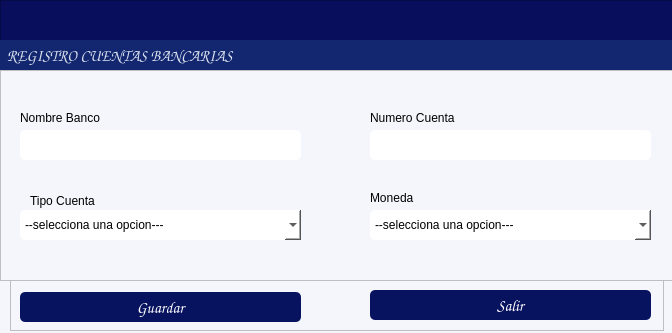
<?xml version="1.0" encoding="UTF-8"?>
<ui version="4.0">
 <class>formClientes</class>
 <widget class="QDialog" name="formClientes">
  <property name="windowModality">
   <enum>Qt::WindowModality::ApplicationModal</enum>
  </property>
  <property name="geometry">
   <rect>
    <x>0</x>
    <y>0</y>
    <width>672</width>
    <height>333</height>
   </rect>
  </property>
  <property name="windowTitle">
   <string/>
  </property>
  <property name="styleSheet">
   <string notr="true">background-color: rgb(245, 245, 252);</string>
  </property>
  <widget class="QFrame" name="frame">
   <property name="geometry">
    <rect>
     <x>0</x>
     <y>0</y>
     <width>681</width>
     <height>71</height>
    </rect>
   </property>
   <property name="maximumSize">
    <size>
     <width>16777215</width>
     <height>16777215</height>
    </size>
   </property>
   <property name="styleSheet">
    <string notr="true">background-color: rgb(8, 14, 91);</string>
   </property>
   <property name="frameShape">
    <enum>QFrame::Shape::StyledPanel</enum>
   </property>
   <property name="frameShadow">
    <enum>QFrame::Shadow::Raised</enum>
   </property>
   <widget class="QLabel" name="label_6">
    <property name="geometry">
     <rect>
      <x>0</x>
      <y>40</y>
      <width>832</width>
      <height>31</height>
     </rect>
    </property>
    <property name="font">
     <font>
      <family>Comic Sans MS</family>
      <pointsize>12</pointsize>
      <bold>true</bold>
     </font>
    </property>
    <property name="styleSheet">
     <string notr="true">color: rgb(255, 255, 255);
background-color: rgb(19, 39, 113);
color: rgb(255, 78, 2);
color: rgb(216, 224, 236);</string>
    </property>
    <property name="text">
     <string>  REGISTRO CUENTAS BANCARIAS</string>
    </property>
    <property name="alignment">
     <set>Qt::AlignmentFlag::AlignLeading|Qt::AlignmentFlag::AlignLeft|Qt::AlignmentFlag::AlignVCenter</set>
    </property>
   </widget>
  </widget>
  <widget class="QFrame" name="frame_2">
   <property name="geometry">
    <rect>
     <x>0</x>
     <y>70</y>
     <width>681</width>
     <height>211</height>
    </rect>
   </property>
   <property name="maximumSize">
    <size>
     <width>16777215</width>
     <height>500</height>
    </size>
   </property>
   <property name="styleSheet">
    <string notr="true">background-color: rgb(255, 255, 255);
background-color: rgb(245, 245, 252);</string>
   </property>
   <property name="frameShape">
    <enum>QFrame::Shape::StyledPanel</enum>
   </property>
   <property name="frameShadow">
    <enum>QFrame::Shadow::Raised</enum>
   </property>
   <widget class="QLineEdit" name="txtNombreBanco">
    <property name="geometry">
     <rect>
      <x>20</x>
      <y>60</y>
      <width>281</width>
      <height>30</height>
     </rect>
    </property>
    <property name="styleSheet">
     <string notr="true">background-color: rgb(255, 255, 255);
border-radius:5px;</string>
    </property>
    <property name="alignment">
     <set>Qt::AlignmentFlag::AlignBottom|Qt::AlignmentFlag::AlignLeading|Qt::AlignmentFlag::AlignLeft</set>
    </property>
   </widget>
   <widget class="QLabel" name="label_5">
    <property name="geometry">
     <rect>
      <x>30</x>
      <y>120</y>
      <width>81</width>
      <height>21</height>
     </rect>
    </property>
    <property name="text">
     <string>Tipo Cuenta</string>
    </property>
   </widget>
   <widget class="QLabel" name="label_9">
    <property name="geometry">
     <rect>
      <x>370</x>
      <y>120</y>
      <width>111</width>
      <height>16</height>
     </rect>
    </property>
    <property name="text">
     <string>Moneda</string>
    </property>
   </widget>
   <widget class="QLineEdit" name="txtNumCta">
    <property name="geometry">
     <rect>
      <x>370</x>
      <y>60</y>
      <width>281</width>
      <height>30</height>
     </rect>
    </property>
    <property name="styleSheet">
     <string notr="true">background-color: rgb(255, 255, 255);
border-radius:5px;
</string>
    </property>
    <property name="alignment">
     <set>Qt::AlignmentFlag::AlignBottom|Qt::AlignmentFlag::AlignLeading|Qt::AlignmentFlag::AlignLeft</set>
    </property>
   </widget>
   <widget class="QLabel" name="label_10">
    <property name="geometry">
     <rect>
      <x>20</x>
      <y>40</y>
      <width>111</width>
      <height>16</height>
     </rect>
    </property>
    <property name="text">
     <string>Nombre Banco</string>
    </property>
   </widget>
   <widget class="QLabel" name="label_11">
    <property name="geometry">
     <rect>
      <x>370</x>
      <y>40</y>
      <width>101</width>
      <height>16</height>
     </rect>
    </property>
    <property name="text">
     <string>Numero Cuenta</string>
    </property>
   </widget>
   <widget class="QComboBox" name="cmbTipoCta">
    <property name="geometry">
     <rect>
      <x>20</x>
      <y>140</y>
      <width>281</width>
      <height>30</height>
     </rect>
    </property>
    <property name="styleSheet">
     <string notr="true">background-color: rgb(255, 255, 255);
border-radius:5px;</string>
    </property>
    <item>
     <property name="text">
      <string>--selecciona una opcion---</string>
     </property>
    </item>
    <item>
     <property name="text">
      <string>Principal</string>
     </property>
    </item>
    <item>
     <property name="text">
      <string>Inversion</string>
     </property>
    </item>
    <item>
     <property name="text">
      <string>Ahorro</string>
     </property>
    </item>
   </widget>
   <widget class="QComboBox" name="cmbTipoMoneda">
    <property name="geometry">
     <rect>
      <x>370</x>
      <y>140</y>
      <width>281</width>
      <height>30</height>
     </rect>
    </property>
    <property name="styleSheet">
     <string notr="true">background-color: rgb(255, 255, 255);
border-radius:5px;</string>
    </property>
    <item>
     <property name="text">
      <string>--selecciona una opcion---</string>
     </property>
    </item>
    <item>
     <property name="text">
      <string>Pesos</string>
     </property>
    </item>
    <item>
     <property name="text">
      <string>Dolares</string>
     </property>
    </item>
    <item>
     <property name="text">
      <string>Euros</string>
     </property>
    </item>
   </widget>
  </widget>
  <widget class="QFrame" name="frame_3">
   <property name="geometry">
    <rect>
     <x>10</x>
     <y>280</y>
     <width>654</width>
     <height>51</height>
    </rect>
   </property>
   <property name="maximumSize">
    <size>
     <width>16777215</width>
     <height>60</height>
    </size>
   </property>
   <property name="styleSheet">
    <string notr="true"/>
   </property>
   <property name="frameShape">
    <enum>QFrame::Shape::StyledPanel</enum>
   </property>
   <property name="frameShadow">
    <enum>QFrame::Shadow::Raised</enum>
   </property>
   <widget class="QPushButton" name="btnGuardar">
    <property name="geometry">
     <rect>
      <x>10</x>
      <y>12</y>
      <width>281</width>
      <height>30</height>
     </rect>
    </property>
    <property name="font">
     <font>
      <family>Comic Sans MS</family>
      <pointsize>12</pointsize>
      <bold>false</bold>
     </font>
    </property>
    <property name="cursor">
     <cursorShape>PointingHandCursor</cursorShape>
    </property>
    <property name="layoutDirection">
     <enum>Qt::LayoutDirection::LeftToRight</enum>
    </property>
    <property name="styleSheet">
     <string notr="true">background-color: rgb(8, 19, 95);
color: rgb(255, 255, 255);
border-radius:5px;
</string>
    </property>
    <property name="text">
     <string>Guardar</string>
    </property>
    <property name="icon">
     <iconset>
      <normaloff>../iconos/guardar.png</normaloff>../iconos/guardar.png</iconset>
    </property>
    <property name="iconSize">
     <size>
      <width>30</width>
      <height>30</height>
     </size>
    </property>
    <property name="flat">
     <bool>true</bool>
    </property>
   </widget>
   <widget class="QPushButton" name="btnSalir">
    <property name="geometry">
     <rect>
      <x>360</x>
      <y>10</y>
      <width>281</width>
      <height>30</height>
     </rect>
    </property>
    <property name="font">
     <font>
      <family>Comic Sans MS</family>
      <pointsize>12</pointsize>
      <bold>false</bold>
     </font>
    </property>
    <property name="cursor">
     <cursorShape>PointingHandCursor</cursorShape>
    </property>
    <property name="layoutDirection">
     <enum>Qt::LayoutDirection::LeftToRight</enum>
    </property>
    <property name="styleSheet">
     <string notr="true">background-color: rgb(8, 19, 95);
color: rgb(255, 255, 255);
border-radius:5px;
</string>
    </property>
    <property name="text">
     <string>Salir</string>
    </property>
    <property name="icon">
     <iconset>
      <normaloff>../iconos/salir.ico</normaloff>../iconos/salir.ico</iconset>
    </property>
    <property name="iconSize">
     <size>
      <width>20</width>
      <height>20</height>
     </size>
    </property>
    <property name="flat">
     <bool>true</bool>
    </property>
   </widget>
  </widget>
 </widget>
 <resources/>
 <connections/>
</ui>
